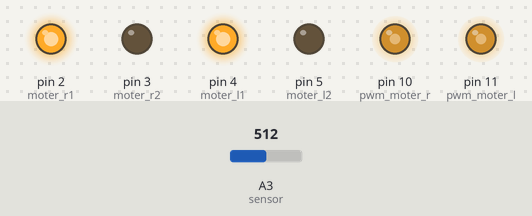
A sketch run on a simulated Arduino Uno, built with avr-gcc and run on an emulated ATmega328P. On the bench: output pins drawn as LEDs (lit = HIGH). The test bench sets the inputs (shaded band); at power-on: A3 (sensor) = 512. What the sketch prints to the serial monitor is not drawn.

Above: at 0.1 s.
Timing chart, 0 to 1.6 s (numbered marks = the images above):
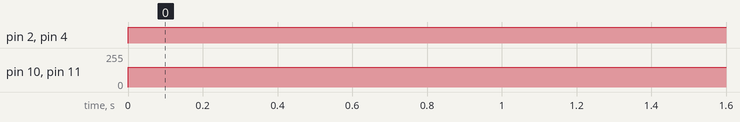

Measured:
- by itself, pin 2 (moter_r1), pin 4 (moter_l1): LOW → HIGH at 0.00 s
- by itself, pin 10 (pwm_moter_r), pin 11 (pwm_moter_l): 0/255 → 150/255 at 0.00 s

The sketch:

sample_code.ino
```cpp
// sample_code

const int moter_r1 = 2;
const int moter_r2 = 3;

const int moter_l1 = 4;
const int moter_l2 = 5;

const int pwm_moter_r = 10;
const int pwm_moter_l = 11;

const int sensor = A3;

int val = 0;

void setup() {
    pinMode(moter_r1, OUTPUT);
    pinMode(moter_r2, OUTPUT);
    pinMode(moter_l1, OUTPUT);
    pinMode(moter_l2, OUTPUT);

    pinMode(pwm_moter_r, OUTPUT);
    pinMode(pwm_moter_l, OUTPUT);

    Serial.begin(9600);
}

void loop() {
    val = analogRead(sensor);

    Serial.print(val);

    digitalWrite(moter_l1, HIGH);
    digitalWrite(moter_l2, LOW);
    analogWrite(pwm_moter_l, 150);

    digitalWrite(moter_r1, HIGH);
    digitalWrite(moter_r2, LOW);
    analogWrite(pwm_moter_r, 150);

    delay(20);
}
```
